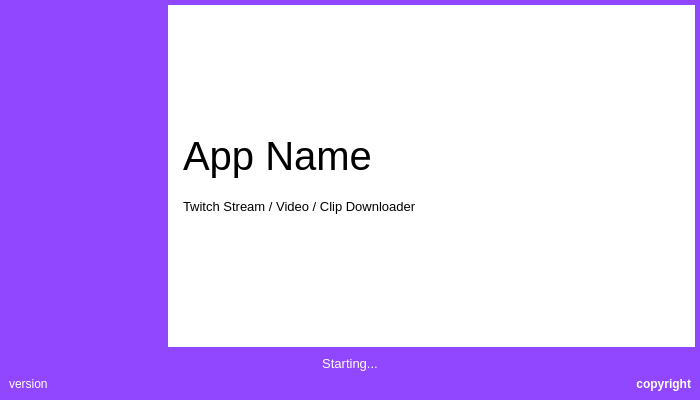
<?xml version="1.0" encoding="UTF-8"?>
<ui version="4.0">
 <class>Dialog</class>
 <widget class="QDialog" name="Dialog">
  <property name="geometry">
   <rect>
    <x>0</x>
    <y>0</y>
    <width>700</width>
    <height>400</height>
   </rect>
  </property>
  <property name="sizePolicy">
   <sizepolicy hsizetype="Fixed" vsizetype="Fixed">
    <horstretch>0</horstretch>
    <verstretch>0</verstretch>
   </sizepolicy>
  </property>
  <property name="styleSheet">
   <string notr="true">#Dialog {
	border: 5px solid rgba(145, 71, 255, 255);
	background: rgba(255, 255, 255, 255);
}</string>
  </property>
  <property name="locale">
   <locale language="English" country="UnitedStates"/>
  </property>
  <layout class="QVBoxLayout" name="DialogLayout">
   <property name="spacing">
    <number>0</number>
   </property>
   <property name="leftMargin">
    <number>0</number>
   </property>
   <property name="topMargin">
    <number>0</number>
   </property>
   <property name="rightMargin">
    <number>0</number>
   </property>
   <property name="bottomMargin">
    <number>0</number>
   </property>
   <item>
    <widget class="QWidget" name="appArea" native="true">
     <layout class="QHBoxLayout" name="appAreaLayout">
      <property name="leftMargin">
       <number>0</number>
      </property>
      <property name="topMargin">
       <number>0</number>
      </property>
      <property name="rightMargin">
       <number>0</number>
      </property>
      <property name="bottomMargin">
       <number>0</number>
      </property>
      <item>
       <widget class="QWidget" name="appLogoArea" native="true">
        <property name="styleSheet">
         <string notr="true">#appLogoArea {
	background: rgba(145, 71, 255, 255);
}</string>
        </property>
        <layout class="QVBoxLayout" name="appLogoAreaLayout">
         <item>
          <widget class="QLabel" name="appLogo">
           <property name="sizePolicy">
            <sizepolicy hsizetype="Fixed" vsizetype="Fixed">
             <horstretch>0</horstretch>
             <verstretch>0</verstretch>
            </sizepolicy>
           </property>
           <property name="minimumSize">
            <size>
             <width>150</width>
             <height>150</height>
            </size>
           </property>
           <property name="maximumSize">
            <size>
             <width>150</width>
             <height>150</height>
            </size>
           </property>
           <property name="pixmap">
            <pixmap>../img/logo_white.png</pixmap>
           </property>
           <property name="scaledContents">
            <bool>true</bool>
           </property>
           <property name="alignment">
            <set>Qt::AlignCenter</set>
           </property>
           <property name="margin">
            <number>10</number>
           </property>
          </widget>
         </item>
        </layout>
       </widget>
      </item>
      <item>
       <widget class="QWidget" name="appNameArea" native="true">
        <property name="sizePolicy">
         <sizepolicy hsizetype="Expanding" vsizetype="Fixed">
          <horstretch>0</horstretch>
          <verstretch>0</verstretch>
         </sizepolicy>
        </property>
        <layout class="QVBoxLayout" name="appNameAreaLayout">
         <property name="spacing">
          <number>20</number>
         </property>
         <item>
          <widget class="QLabel" name="appName">
           <property name="sizePolicy">
            <sizepolicy hsizetype="Preferred" vsizetype="Fixed">
             <horstretch>0</horstretch>
             <verstretch>0</verstretch>
            </sizepolicy>
           </property>
           <property name="font">
            <font>
             <pointsize>30</pointsize>
            </font>
           </property>
           <property name="text">
            <string>App Name</string>
           </property>
          </widget>
         </item>
         <item>
          <widget class="QLabel" name="appDescription">
           <property name="sizePolicy">
            <sizepolicy hsizetype="Preferred" vsizetype="Fixed">
             <horstretch>0</horstretch>
             <verstretch>0</verstretch>
            </sizepolicy>
           </property>
           <property name="font">
            <font>
             <pointsize>10</pointsize>
            </font>
           </property>
           <property name="text">
            <string>Twitch Stream / Video / Clip Downloader</string>
           </property>
          </widget>
         </item>
        </layout>
       </widget>
      </item>
     </layout>
    </widget>
   </item>
   <item>
    <widget class="QWidget" name="infoArea" native="true">
     <property name="sizePolicy">
      <sizepolicy hsizetype="Preferred" vsizetype="Fixed">
       <horstretch>0</horstretch>
       <verstretch>0</verstretch>
      </sizepolicy>
     </property>
     <property name="styleSheet">
      <string notr="true">#infoArea {
	background: rgba(145, 71, 255, 255);
}</string>
     </property>
     <layout class="QVBoxLayout" name="infoAreaLayout">
      <item>
       <widget class="QLabel" name="status">
        <property name="sizePolicy">
         <sizepolicy hsizetype="Preferred" vsizetype="Fixed">
          <horstretch>0</horstretch>
          <verstretch>0</verstretch>
         </sizepolicy>
        </property>
        <property name="font">
         <font>
          <pointsize>10</pointsize>
         </font>
        </property>
        <property name="styleSheet">
         <string notr="true">#status {
	color: rgba(255, 255, 255, 255);
}</string>
        </property>
        <property name="text">
         <string>Starting...</string>
        </property>
        <property name="alignment">
         <set>Qt::AlignCenter</set>
        </property>
       </widget>
      </item>
      <item>
       <widget class="QWidget" name="metaArea" native="true">
        <layout class="QHBoxLayout" name="metaAreaLayout">
         <property name="leftMargin">
          <number>0</number>
         </property>
         <property name="topMargin">
          <number>0</number>
         </property>
         <property name="rightMargin">
          <number>0</number>
         </property>
         <property name="bottomMargin">
          <number>0</number>
         </property>
         <item>
          <widget class="QLabel" name="version">
           <property name="sizePolicy">
            <sizepolicy hsizetype="Preferred" vsizetype="Fixed">
             <horstretch>0</horstretch>
             <verstretch>0</verstretch>
            </sizepolicy>
           </property>
           <property name="styleSheet">
            <string notr="true">#version {
	color: rgba(255, 255, 255, 255);
}</string>
           </property>
           <property name="text">
            <string>version</string>
           </property>
          </widget>
         </item>
         <item>
          <widget class="QLabel" name="copyright">
           <property name="sizePolicy">
            <sizepolicy hsizetype="Preferred" vsizetype="Fixed">
             <horstretch>0</horstretch>
             <verstretch>0</verstretch>
            </sizepolicy>
           </property>
           <property name="font">
            <font>
             <weight>75</weight>
             <bold>true</bold>
            </font>
           </property>
           <property name="styleSheet">
            <string notr="true">#copyright {
	color: rgba(255, 255, 255, 255);
}</string>
           </property>
           <property name="text">
            <string>copyright</string>
           </property>
           <property name="alignment">
            <set>Qt::AlignRight|Qt::AlignTrailing|Qt::AlignVCenter</set>
           </property>
          </widget>
         </item>
        </layout>
       </widget>
      </item>
     </layout>
    </widget>
   </item>
  </layout>
 </widget>
 <resources/>
 <connections/>
</ui>
